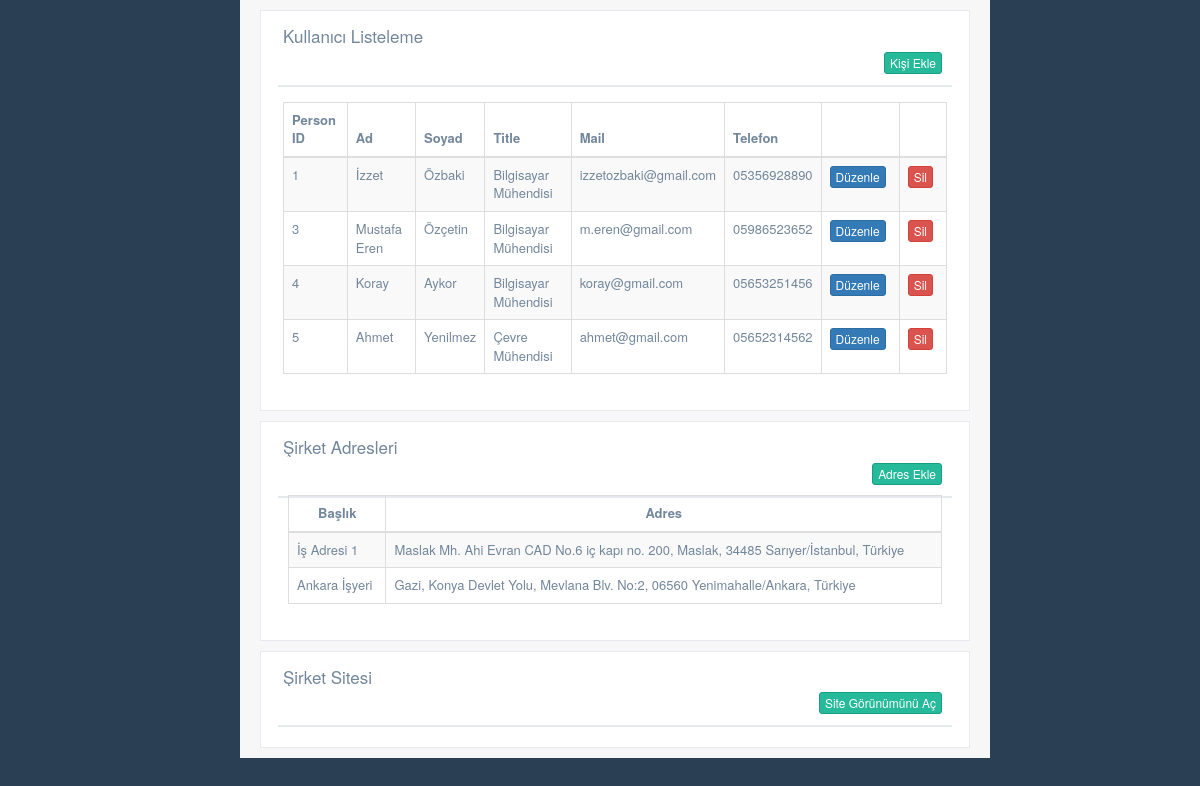
Page /firma.php?cid=1 on the committed database.
### tables this page shows
CREATE TABLE `persons` (
  `pid` int(11) NOT NULL,
  `cid` int(11) NOT NULL,
  `pname` varchar(25) NOT NULL,
  `psurname` varchar(25) NOT NULL,
  `title` varchar(50) NOT NULL,
  `mail` varchar(50) NOT NULL,
  `gsm` varchar(50) NOT NULL
);

CREATE TABLE `adress` (
  `aid` int(11) NOT NULL,
  `cid` int(11) NOT NULL,
  `name` varchar(100) NOT NULL,
  `place_Lat` varchar(200) NOT NULL,
  `place_Lng` varchar(200) NOT NULL,
  `place_Location` varchar(500) NOT NULL
);

### firma.php (the view, shortened to what this page needs)
<?php
include 'baglan.php';
$firmasor=$db->prepare("SELECT * FROM company where cid=:cid");
$firmasor->execute(array(
  'cid' => $_GET['cid']
));
$firmacek=$firmasor->fetch(PDO::FETCH_ASSOC);
$kisisor=$db->prepare("SELECT * FROM persons where cid=:cid");
$kisisor->execute(array(
  'cid' => $_GET['cid']
));
$adressor=$db->prepare("SELECT * FROM adress where cid=:cid");
$adressor->execute(array(
  'cid' => $_GET['cid']
));
?>
<!DOCTYPE html>
<html lang="en">
<head>
  <link href="vendors/bootstrap/dist/css/bootstrap.min.css" rel="stylesheet">
  <link href="vendors/font-awesome/css/font-awesome.min.css" rel="stylesheet">
  <link href="vendors/nprogress/nprogress.css" rel="stylesheet">
  <link href="vendors/iCheck/skins/flat/green.css" rel="stylesheet">
  <link href="vendors/datatables.net-bs/css/dataTables.bootstrap.min.css" rel="stylesheet">
  <link href="vendors/datatables.net-buttons-bs/css/buttons.bootstrap.min.css" rel="stylesheet">
  <link href="vendors/datatables.net-fixedheader-bs/css/fixedHeader.bootstrap.min.css" rel="stylesheet">
  <link href="vendors/datatables.net-responsive-bs/css/responsive.bootstrap.min.css" rel="stylesheet">
  <link href="vendors/datatables.net-scroller-bs/css/scroller.bootstrap.min.css" rel="stylesheet">
  <link href="build/css/custom.min.css" rel="stylesheet">
</head>
<body class="nav-md">
  <div class="container body">
    <div class="main_container">
      <div class="col-md-10">
        <div class="right_col" role="main">
          <div class="">
            <div class="row">
              <div class="col-md-12 col-sm-12 col-xs-12">
                <div class="x_panel">
                  <div class="x_title">
                    <h2>Kullanıcı Listeleme </h2>
                    <div class="clearfix"></div>
                    <div align="right">
                      <a href="kisi-ekle.php?cid=<?php echo $firmacek['cid'] ?>"><button class="btn btn-success btn-xs" >Kişi Ekle</button></a>
                    </div>
                  </div>
                  <div class="x_content">
                    <table id="datatable-responsive" class="table table-striped table-bordered dt-responsive nowrap" cellspacing="0" width="100%">
                      <thead>
                        <tr>
                          <th>Person ID</th>
                          <th>Ad</th>
                          <th>Soyad</th>
                          <th>Title</th>
                          <th>Mail</th>
                          <th>Telefon</th>
                          <th></th>
                          <th></th>
                        </tr>
                      </thead>
                      <tbody>
                        <?php
                        while($kisicek=$kisisor->fetch(PDO::FETCH_ASSOC)) {?>
                          <tr>
                            <td><?php echo $kisicek['pid'] ?></td>
                            <td><?php echo $kisicek['pname'] ?></td>
                            <td><?php echo $kisicek['psurname'] ?></td>
                            <td><?php echo $kisicek['title'] ?></td>
                            <td><?php echo $kisicek['mail'] ?></td>
                            <td><?php echo $kisicek['gsm'] ?></td>
                            <td><center><a href="kisi-duzenle.php?pid=<?php echo $kisicek['pid'] ?>?cid=<?php echo $kisicek['cid'] ?>"><button class="btn btn-primary btn-xs">Düzenle</button></a></center></td>
                            <td><center><a href="islem.php?pid=<?php echo $kisicek['pid'] ?>&kisisil=ok&cid=<?php echo $kisicek['cid'] ?>"><button class="btn btn-danger btn-xs">Sil</button></a></center></td>
                          </tr>
                        <?php  }
                        ?>
                      </tbody>
                    </table>
                  </div>
                </div>
                <div class="x_panel">
                  <div class="x_title">
                    <h2>Şirket Adresleri</h2>
                    <div class="clearfix"></div>
                    <div align="right">
                      <a href="adres-ekle.php?cid=<?php echo $firmacek['cid'] ?>"><button class="btn btn-success btn-xs" >Adres Ekle</button></a>
                    </div>
                    <div class="x_content">
                      <table id="datatable-responsive" class="table table-striped table-bordered dt-responsive nowrap" cellspacing="0" width="100%">
                        <thead>
                          <tr>
                            <th><center>Başlık</center></th>
                            <th><center>Adres</center></th>
                          </tr>
                        </thead>
                        <tbody>
                          <?php
                          while($adrescek=$adressor->fetch(PDO::FETCH_ASSOC)) {?>
                            <tr>
                              <td><?php echo $adrescek['name'] ?></td>
                              <td><?php echo $adrescek['place_Location'] ?></td>
                            </tr>
                          <?php  }
                          ?>
                        </tbody>
                      </table>
                    </div>
                  </div>
                </div>
                <form action="" method="POST">
                  <div class="x_panel">
                    <div class="x_title">
                      <h2>Şirket Sitesi</h2>
                      <div class="clearfix"></div>
                      <div align="right">
                        <button class="btn btn-success btn-xs" name="sitaac">Site Görünümünü Aç</button>
                      </div>
                    </div>
                  </div>
                </form>
              </div>
            </div>
          </div>
        </div>
      </div>
    </div>
  </div>
</body>
</html>

### rows in the picture
persons: pid "1", pname "İzzet", psurname "Özbaki", title "Bilgisayar Mühendisi", mail "izzetozbaki@gmail.com", gsm "05356928890"
persons: pid "3", pname "Mustafa Eren", psurname "Özçetin", title "Bilgisayar Mühendisi", mail "m.eren@gmail.com", gsm "05986523652"
persons: pid "4", pname "Koray", psurname "Aykor", title "Bilgisayar Mühendisi", mail "koray@gmail.com", gsm "05653251456"
persons: pid "5", pname "Ahmet", psurname "Yenilmez", title "Çevre Mühendisi", mail "ahmet@gmail.com", gsm "05652314562"
adress: name "İş Adresi 1", place_Location "Maslak Mh. Ahi Evran CAD No.6 iç kapı no. 200, Maslak, 34485 Sarıyer/İstanbul, Türkiye"
adress: name "Ankara İşyeri", place_Location "Gazi, Konya Devlet Yolu, Mevlana Blv. No:2, 06560 Yenimahalle/Ankara, Türkiye"
